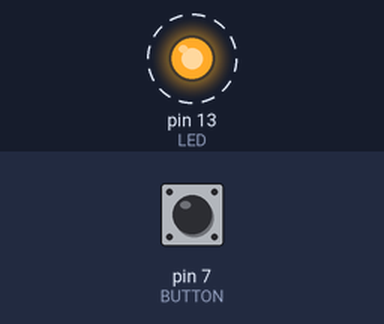
Simulated run of this sketch. Board: Arduino Uno, built with avr-gcc and run on an emulated ATmega328P. On the bench: output pins drawn as LEDs (lit = HIGH). Dashed ring = blinking. The test bench sets the inputs (shaded band); at power-on: pin 7 (BUTTON) LOW.

Above: at 1.25 s.
1.3 s: pin 7 (BUTTON) pulled HIGH for 3.2 s
At 2.2 s:
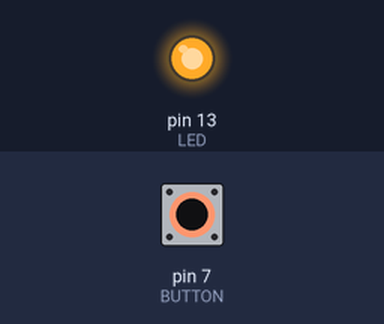
At 3.2 s:
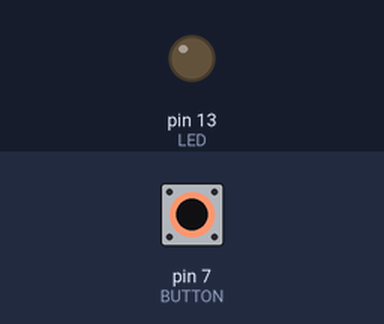
Timing chart, 0 to 12.0 s (numbered marks = the images above; inputs shaded):
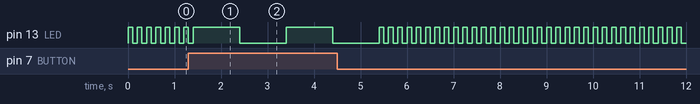

The sketch:

SS1_pushbutton_project.ino
```cpp
//jared lynch this sketch makes a button modulate the speed of blinking
const int LED = 13; // the pin for the LED
const int BUTTON = 7; // the input pin where the
 // pushbutton is connected
int val = 0; // val will be used to store the state
 // of the input pin
void setup() {
 pinMode(LED, OUTPUT); // tell Arduino LED is an output
 pinMode(BUTTON, INPUT); // and BUTTON is an input
}
void loop(){
 val = digitalRead(BUTTON); // read input value and store it
 // check whether the input is HIGH (button pressed)
 if (val == HIGH) {
 digitalWrite(LED, HIGH); // turn LED ON
 digitalWrite(LED_BUILTIN, HIGH);   // turn the LED on (HIGH is the voltage level)
  delay(1000);
  digitalWrite(LED_BUILTIN, LOW);    // turn the LED off by making the voltage LOW
  delay(1000);
 } else {
 digitalWrite(LED, LOW);
 digitalWrite(LED_BUILTIN, HIGH);   // turn the LED on (HIGH is the voltage level)
  delay(100);
  digitalWrite(LED_BUILTIN, LOW);    // turn the LED off by making the voltage LOW
  delay(100);

 }
}
```
